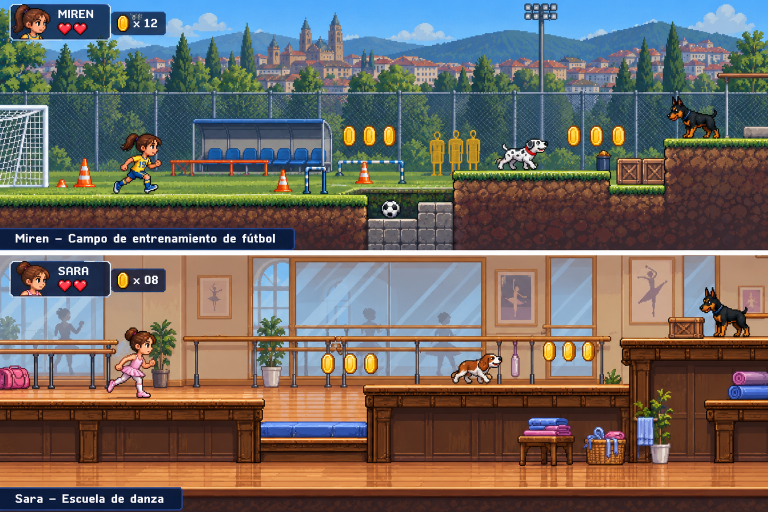
#> input picture reference/CONCEPTO_FUTBOL_DANZA.png, 1536 x 1024 px, given in place of dance_foyer.png, which was not available (shown at 1/2 size)
$ python build_dance_panels_twc.py
#> lines starting #> are read from the running program, lines starting #| are printed output that depends on the picture; after the words box and inside, x2 and y2 are one past the last pixel; in counts of white or black regions, pixels touching at a corner belong together
### tools/build_interiors_parallax_twc.py
#!/usr/bin/env python3
"""Genera decorados de interiores por piezas FÍSICAS para danza y colegio.

El movimiento de 3 capas reproduce el CONTRATO TWC aprobado, sin desplazar
panoramas completos durante kilómetros, ni fundidos entre habitaciones.
Los PNG fuente originales nunca se sobrescriben. No genera APK.
"""
from __future__ import annotations
import argparse, json, math, random, hashlib
from pathlib import Path
from PIL import Image, ImageDraw, ImageOps
import numpy as np

ROOT=Path(__file__).resolve().parents[1]
ASSETS=ROOT/'assets/images'
OUT=ASSETS/'interiors_parallax'
QA=ROOT/'qa/interiors_twc_lab'
TILE_W=880
HEIGHT={'dance':286, 'school':278}
WORLD=36500
ZONES=[(0,10500),(10500,25500),(25500,36500)]
NAMES={'dance':['foyer','studio','stage'], 'school':['hall','classroom','computers']}
SRCS={'dance':['chapter45/dance_foyer.png','chapter45/dance_studio.png','chapter45/dance_stage.png'],
      'school':['scenes/school.png','scenes/school_classroom.png','scenes/school_computers.png']}
FAR_W=2200; MID_W=2020; FAR_SPEED=.30; MID_SPEED=.56
SCHOOL_PANEL_VARIANTS=9
DANCE_PANEL_VARIANTS=3
# Physical rooms preserve their dominant theme, with genuine corridors
# at natural transitions. Every image comes from the three ALREADY
# APPROVED 1320x480 school illustrations; nothing is invented or redrawn.
# 0: corridor/library, 1: maths/classroom, 2: computing lab.
SCHOOL_SOURCE_PLAN=(
    (0,0,0,1,0,0,0,2,0),  # hall with occasional classroom/technology doorway
    (1,1,0,1,1,0,1,1,2),  # lessons with corridors between classroom wings
    (2,2,0,2,2,0,2,2,1),  # computers with access passages + study corner
)


def pixel_rgb(row, n):
    return tuple(int(v) for v in row[n][:3])


# [45 lines left out: function panorama, not called in this run]


def make_wall(theme:str,zone:int,variant:int):
#> called with theme = 'dance', zone = 0, variant = 0
    H=HEIGHT[theme]
    p=ASSETS/SRCS[theme][zone]
    src=Image.open(p).convert('RGB')
#> src is the input picture: PIL image 1536x1024 RGB; mean R, G, B 110.9, 103.4, 97.4
    if theme=='dance':
        # Artwork-preserving 1:1 ASPECT crop, not stretched/scaled axes.
        # Previous source: 1672x545 -> 1650x286 (X 0.987, Y 0.525),
        # visually flattening arched doors, mirrors, dancers and furniture.
        # The new 1200x390 window -> 880x286 has identical X/Y scales.
        # Three native source positions retain detail from each of the three
        # approved 1672x941 master illustrations without mirrors or new art.
        sw,sh=1200,390
        if abs(TILE_W/sw-H/sh)>1e-10:
            raise ValueError('Dance pixels must scale proportionally')
        left=(0,236,472)[variant]
        top=175 if zone==2 else 155
        if left+sw>src.width or top+sh>src.height:
            raise ValueError('Dance source too small for authentic crop')
        wall=src.crop((left,top,left+sw,top+sh)).resize(
            (TILE_W,H),Image.Resampling.LANCZOS)
    else:
        # Colegio: cada sala emplea SU ilustración fuente; antes las tres
        # zonas repetían la misma panorámica del pasillo recoloreada.
        # Los hitos (biblioteca, pizarras) se insertan aparte en mundo 1:1.
        # Extraemos bandas amplias, sin pegar dos mitades con corte a x=440.
        # Use the actual approved source corresponding to a corridor,
        # classroom or computer lab. No tint/flip/copy from one classroom.
        source_zone=SCHOOL_SOURCE_PLAN[zone][variant]
        master=Image.open(ASSETS/SRCS['school'][source_zone]).convert('RGB')
        source_w, source_h = master.size
        if source_w < 880 or source_h < H:
            raise ValueError(f'Fuente insuficiente para colegio: {SRCS["school"][zone]}')
        # DEFECTO RC3 FIX2: crop_w era 1320 (ancho completo del original
        # 1320x480), y los tres offsets calculados eran SIEMPRE cero.
        # Las 3 variantes repetían la MISMA imagen, comprimida de 1320x480
        # a 880x278. Es la causa real del aula/pasillo clonado.
        #
        # Ahora el interior se extrae a escala nativa 1:1 del PNG original:
        # nueve ventanas espaciales distintas a lo largo de sus 440px de
        # margen horizontal. Sin estirar ventanas, pizarras ni mobiliario.
        # El entorno exterior conserva ALFA sobre los cristales.
        if source_w < TILE_W or source_h < H:
            raise ValueError('La fuente del colegio no permite recortes 1:1')
        if not 0 <= variant < SCHOOL_PANEL_VARIANTS:
            raise ValueError('Variación escolar fuera de rango')
        max_left=source_w-TILE_W
        if source_zone in (1,2):
            # Las pizarras originales de MATEMÁTICAS e INFORMÁTICA
            # ocupan aproximadamente x=330..1005. Los recortes anteriores
            # con left=0/55/385/440 las partían por el borde del módulo.
            # Para aulas usar sólo aperturas que muestran la pizarra ENTERA.
            # Conservamos una variación genuina de 9 posiciones, sin
            # deformar un solo píxel ni recortar las palabras.
            safe_left=145
            safe_right=min(max_left-15,325)
            left=round(safe_left+(safe_right-safe_left)*variant/
                       (SCHOOL_PANEL_VARIANTS-1))
        else:
            # The hall's AULAS -> sign spans x≈770..923. Allow a native
            # margin so the entire sign fits BEFORE the shared right pillar.
            left=round(65+(max_left-65)*variant/(SCHOOL_PANEL_VARIANTS-1))
        wall=master.crop((left,0,left+TILE_W,H))
        if source_zone in (1,2):
            # AULAS: los maestros originales tienen pupitres y monitores
            # parcialmente dibujados en los últimos 26px de la pared.
            # Como StagePainter añade los muebles físicos aparte, esas
            # mitades de mesa parecían flotar encima del verdadero suelo.
            # Recuperamos SOLO la base mural original del pasillo (mismos
            # 1320px y misma perspectiva), sin estirar ni crear ilustraciones.
            hall=Image.open(ASSETS/SRCS['school'][0]).convert('RGB')
            # Hall corridor signage is appropriate in corridors only.
            # In the classrooms it used to show the letters "AULAS ->"
            # severed immediately BELOW the blackboards. Inpaint only
            # the 27px wall base from a sign-free region of the ORIGINAL hall,
            # at native 1:1 scale; feather the two boundaries.
            lower=np.asarray(hall.crop((left,251,left+TILE_W,H)),
                             dtype=np.uint8).copy()
            full=np.asarray(hall,dtype=np.uint8)
            cols=np.arange(left,left+TILE_W)
            valid=(cols>=750)&(cols<=955)
            if valid.any():
                xx=cols[valid]
                fade=np.maximum(0.0,np.minimum(
                    1.0,np.minimum((xx-750)/18.0,(955-xx)/18.0)))
                replacement=full[251:H,xx+200,:]
                blend=(lower[:,valid,:].astype(np.float32)
                       *(1-fade[None,:,None])
                       +replacement.astype(np.float32)*fade[None,:,None])
                lower[:,valid,:]=np.uint8(np.rint(blend))
            wall.paste(Image.fromarray(lower,'RGB'),(0,251))
            hall.close()
        master.close()
        # Un montante fino y regular en el extremo evita que los marcos
        # queden partidos al cambiar de panel, sin falsa junta central.
        post=ImageDraw.Draw(wall)
        post.rectangle((0,0,10,H-1),fill=(143,120,102))
        post.rectangle((3,0,5,H-1),fill=(224,201,169))
        post.rectangle((TILE_W-11,0,TILE_W-1,H-1),fill=(143,120,102))
        post.rectangle((TILE_W-8,0,TILE_W-6,H-1),fill=(224,201,169))
    im=wall.convert('RGBA'); a=np.array(im)
    # Sólo azules luminosos dentro de ventanas permiten asomar el paisaje
    # .30/.56; NO se transparentan fachadas, mesas, columnas ni salas enteras.
    # Un umbral cromático conserva las ventanas y sus marcos originales.
    R=a[:,:,0].astype(np.int16);G=a[:,:,1].astype(np.int16);B=a[:,:,2].astype(np.int16)
#> after `R = a[:, :, 0].astype(np.int16)`:
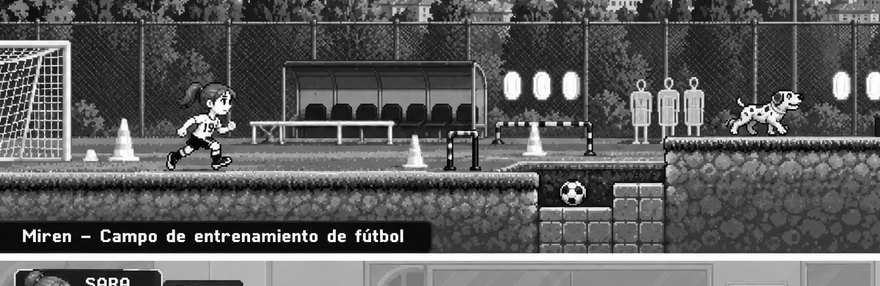
#> R: shape (286, 880) int16; min 0, max 255, mean 92.7
#> after `G = a[:, :, 1].astype(np.int16)`:
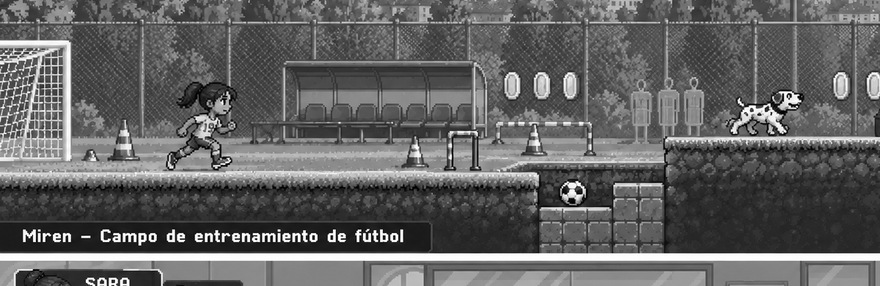
#> G: shape (286, 880) int16; min 0, max 255, mean 98.9
#> after `B = a[:, :, 2].astype(np.int16)`:
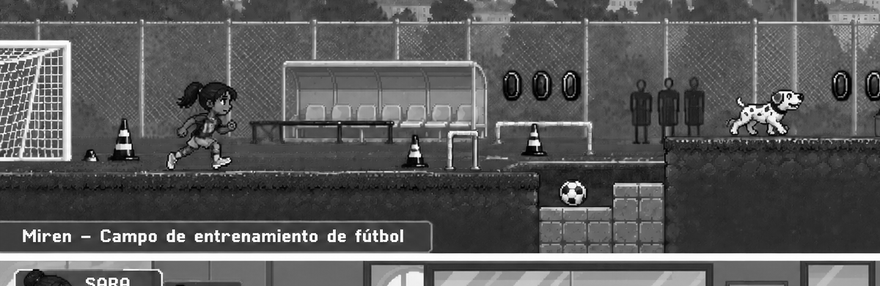
#> B: shape (286, 880) int16; min 0, max 255, mean 89.6
    blue=(R>=80)&(G>=115)&(B>=148)&(B>R+21)&(B>G+12)
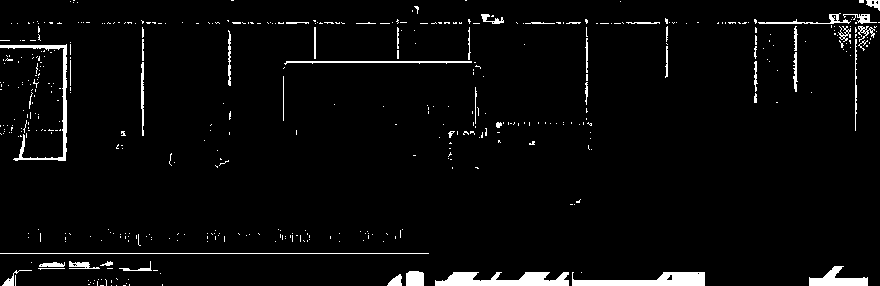
#> blue: shape (286, 880) bool; 3.6% white; 466 white regions (418 under 20 px), largest, box (x1, y1, x2, y2) and area: (435, 272, 569, 286) 1296, (572, 272, 705, 286) 1148, (0, 44, 67, 161) 831
    yy=np.arange(H)[:,None];xx=np.arange(TILE_W)[None,:]
    blue &= (yy<min(210,H-35))
    if theme=='school':
        # Taquillas: azules oscuros (excluidos por luminancia), bordes intactos.
        blue &= (G>130)
    else:
        blue &= (R>=107)&(G>145)
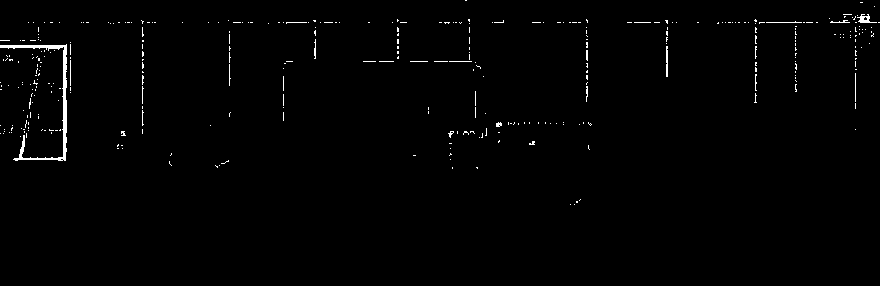
#> blue: shape (286, 880) bool; 1% white in thin lines or dots, all inside (x1, y1, x2, y2) = (0, 0, 880, 205)
    # Windows remain localized, not the full image alpha-gradients that caused
    # the notorious ghost facades in chapter 1.
    a[:,:,3][blue]=12
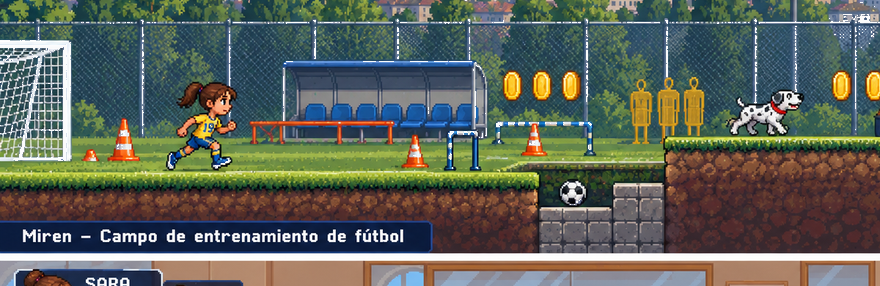
#> a: shape (286, 880, 4); mean R, G, B, A 92.7, 98.9, 89.6, 252.5; transparent parts drawn white
    im=Image.fromarray(a,'RGBA')
    dr=ImageDraw.Draw(im,'RGBA')
    # Profundidad arquitectónica local: zócalo, línea de encuentro y sombra
    # física debajo del techo. Mantener estas bandas por DELANTE de ventanas,
    # no convertir ninguna sala en transparencia de pantalla completa.
    if theme == 'school':
        trim = ((115,94,78,255),(92,101,99,255),(80,91,111,255))[zone]
        light = ((218,196,158,255),(191,209,194,255),(178,193,219,255))[zone]
        dr.rectangle((0,8,TILE_W-1,15),fill=trim)
        dr.line((0,15,TILE_W-1,15),fill=light,width=2)
        dr.rectangle((0,H-35,TILE_W-1,H-29),fill=trim)
        dr.line((0,H-36,TILE_W-1,H-36),fill=light,width=2)
        # Las juntas de los módulos se encuentran siempre en un pilar,
        # no en el centro de una ventana o una taquilla.
    else:
        # Variar remates estructurales entre recortes, sin repetir pósteres
        # artificialmente ni colocar elementos sobre el personaje.
        metal=((145,112,67,255),(120,96,79,255),(158,117,73,255))[zone]
        dr.rectangle((0,10,TILE_W-1,15),fill=metal)
        dr.rectangle((0,H-33,TILE_W-1,H-29),fill=metal)
    # Parantes arquitectónicos, idénticos en ambos extremos de todas las piezas.
    if theme=='dance':
        frame=(108,65,38,255);shine=(212,164,91,255);shade=(74,43,29,255)
        dr.rectangle((0,0,TILE_W-1,7),fill=frame)
        for x0 in (0,TILE_W-22):
            dr.rectangle((x0,0,x0+21,H-1),fill=frame)
            dr.rectangle((x0+3,0,x0+6,H-1),fill=shine)
            dr.rectangle((x0+18,0,x0+21,H-1),fill=shade)
        dr.rectangle((0,H-15,TILE_W,H-10),fill=frame)
        dr.line((0,H-16,TILE_W,H-16),fill=shine,width=2)
    else:
        frame=(143,120,102,255);shine=(224,201,169,255);shade=(94,79,68,255)
        dr.rectangle((0,0,TILE_W-1,7),fill=frame)
        # Una jamba COMPARTIDA de 22px entre dos módulos, no DOS
        # pilares de 22px contiguos (=44px repetidos cada 880).
        # Mitades de 11px, con bisel continuo y eje de luz coherente.
        dr.rectangle((0,0,10,H-1),fill=frame)
        dr.rectangle((0,0,2,H-1),fill=shine)
        dr.rectangle((8,0,10,H-1),fill=shade)
        dr.rectangle((TILE_W-11,0,TILE_W-1,H-1),fill=frame)
        dr.rectangle((TILE_W-11,0,TILE_W-9,H-1),fill=shine)
        dr.rectangle((TILE_W-3,0,TILE_W-1,H-1),fill=shade)
        dr.rectangle((0,H-10,TILE_W,H-1),fill=frame)
        dr.line((0,H-11,TILE_W,H-11),fill=shine,width=2)
    return im


# [170 lines left out: functions passage, extract_school_features, main, not called in this run]

# [1 lines that do not run on import are left out]

### tools/build_dance_panels_twc.py
#!/usr/bin/env python3
"""Generate only the nine TWC dance wall PNGs without rewriting school art.

Use before visual inspection / local Flutter checks. This does not run Actions
or build Android. Generated PNGs must be inspected and committed separately.
"""
from pathlib import Path
import json, hashlib
from build_interiors_parallax_twc import make_wall,ASSETS,OUT,SRCS,ROOT

def main():
    folder=OUT/'dance'
    folder.mkdir(parents=True,exist_ok=True)
    rows=[]
    for zone in range(3):
        src=ASSETS/SRCS['dance'][zone]
        for variant in range(3):
            path=folder/f'z{zone}_panel_{variant}.png'
            im=make_wall('dance',zone,variant)
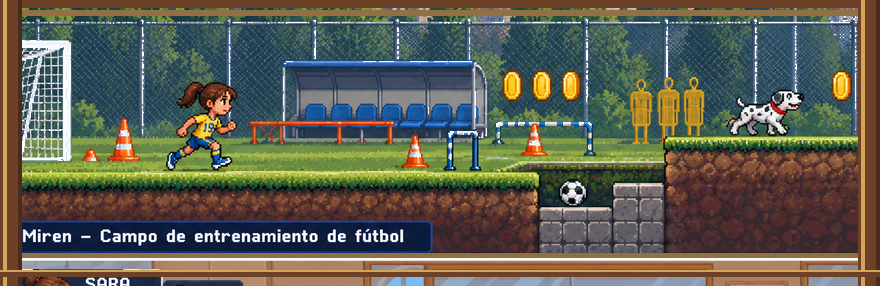
#> im: PIL image 880x286 RGBA; mean R, G, B, A 94.3, 94.2, 81.2, 252.8; transparent parts drawn white
            im.save(path,optimize=True)
            rows.append({
                'zone':zone, 'variant':variant, 'file':str(path),
                'size':list(im.size),
                'sha256':hashlib.sha256(path.read_bytes()).hexdigest(),
                'source_sha256':hashlib.sha256(src.read_bytes()).hexdigest(),
                'artistic_approval':'PENDING_FLUTTER_INSPECTION'
            })
    report=ROOT/'qa/interiors_twc_lab/DANCE_PANEL_GENERATION.json'
    report.parent.mkdir(parents=True,exist_ok=True)
    report.write_text(json.dumps({'type':'REAL_PNG_NOT_FLUTTER','panels':rows},
                                 ensure_ascii=False,indent=2),encoding='utf-8')
    print('Generated 9 source-proportional dance PNGs; not yet Flutter approved.')

#> (the run stopped early here; a loop or call above may not have finished)
